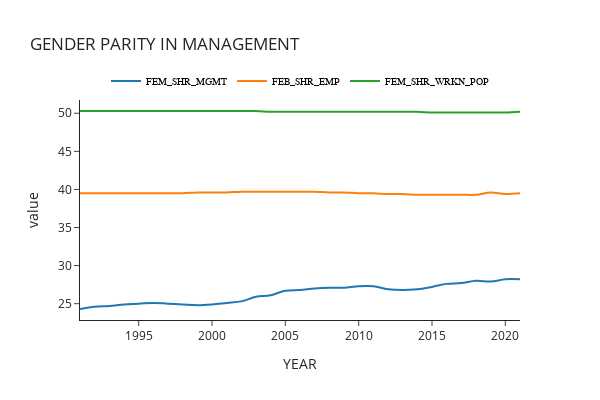
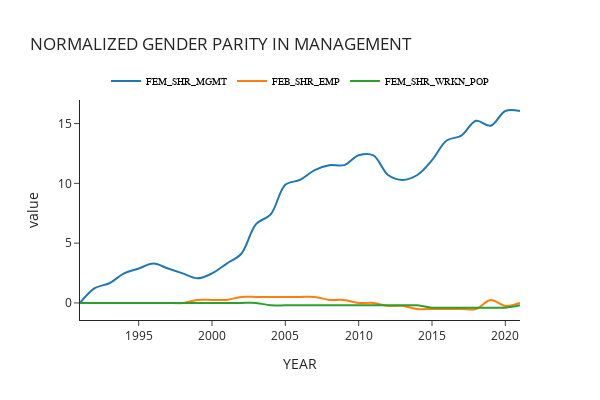
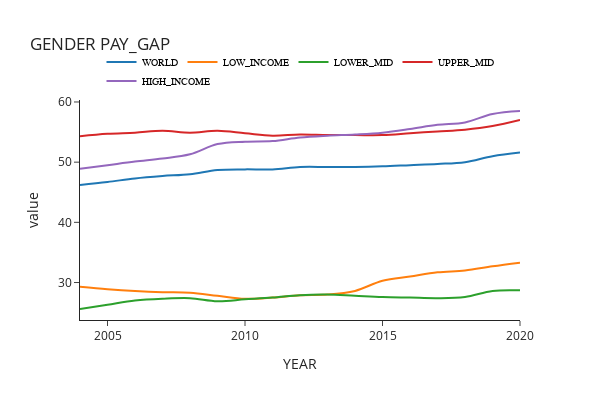
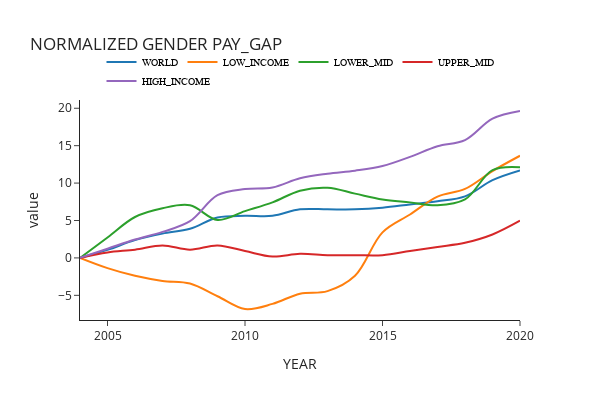

The notebook cell saved with these charts, in order:
### Code cell
get_px_line(
    df_gender_parity_mgmt, 
    title='GENDER PARITY IN MANAGEMENT', 
    norm=False
).show()

get_px_line(
    df_gender_parity_mgmt, 
    title='GENDER PARITY IN MANAGEMENT', 
    norm=True
).show()

get_px_line(
    df_gender_pay_gap, 
    title='GENDER PAY_GAP', 
    norm=False
).show()

get_px_line(
    df_gender_pay_gap, 
    title='GENDER PAY_GAP', 
    norm=True
).show()

get_px_line(
    df_labor_productivity, 
    title='LABOR PRODUCTIVITY', 
    norm=False
).show()

get_px_line(
    df_labor_productivity, 
    title='LABOR PRODUCTIVITY', 
    norm=True
).show()

get_px_line(
    df_unemployment, 
    title='UNEMPLOYMENT', 
    norm=False
).show()

get_px_line(
    df_unemployment, 
    title='UNEMPLOYMENT', 
    norm=True
).show()

### Figure 1 — Plotly figure (JSON) as saved in the notebook; plotly's stock layout.template omitted (floating-point values rounded to 4 significant figures)
{"data": [{"hovertemplate": "variable=FEM_SHR_MGMT<br>YEAR=%{x}<br>value=%{y}<extra></extra>", "legendgroup": "FEM_SHR_MGMT", "line": {"color": "#1F77B4", "dash": "solid", "shape": "spline"}, "marker": {"symbol": "circle"}, "mode": "lines", "name": "FEM_SHR_MGMT", "orientation": "v", "showlegend": true, "type": "scatter", "x": [1991, 1992, 1993, 1994, 1995, 1996, 1997, 1998, 1999, 2000, 2001, 2002, 2003, 2004, 2005, 2006, 2007, 2008, 2009, 2010, 2011, 2012, 2013, 2014, 2015, 2016, 2017, 2018, 2019, 2020, 2021], "xaxis": "x", "y": [24.3, 24.6, 24.7, 24.9, 25.0, 25.1, 25.0, 24.9, 24.8, 24.9, 25.1, 25.3, 25.9, 26.1, 26.7, 26.8, 27.0, 27.1, 27.1, 27.3, 27.3, 26.9, 26.8, 26.9, 27.2, 27.6, 27.7, 28.0, 27.9, 28.2, 28.2], "yaxis": "y"}, {"hovertemplate": "variable=FEB_SHR_EMP<br>YEAR=%{x}<br>value=%{y}<extra></extra>", "legendgroup": "FEB_SHR_EMP", "line": {"color": "#FF7F0E", "dash": "solid", "shape": "spline"}, "marker": {"symbol": "circle"}, "mode": "lines", "name": "FEB_SHR_EMP", "orientation": "v", "showlegend": true, "type": "scatter", "x": [1991, 1992, 1993, 1994, 1995, 1996, 1997, 1998, 1999, 2000, 2001, 2002, 2003, 2004, 2005, 2006, 2007, 2008, 2009, 2010, 2011, 2012, 2013, 2014, 2015, 2016, 2017, 2018, 2019, 2020, 2021], "xaxis": "x", "y": [39.5, 39.5, 39.5, 39.5, 39.5, 39.5, 39.5, 39.5, 39.6, 39.6, 39.6, 39.7, 39.7, 39.7, 39.7, 39.7, 39.7, 39.6, 39.6, 39.5, 39.5, 39.4, 39.4, 39.3, 39.3, 39.3, 39.3, 39.3, 39.6, 39.4, 39.5], "yaxis": "y"}, {"hovertemplate": "variable=FEM_SHR_WRKN_POP<br>YEAR=%{x}<br>value=%{y}<extra></extra>", "legendgroup": "FEM_SHR_WRKN_POP", "line": {"color": "#2CA02C", "dash": "solid", "shape": "spline"}, "marker": {"symbol": "circle"}, "mode": "lines", "name": "FEM_SHR_WRKN_POP", "orientation": "v", "showlegend": true, "type": "scatter", "x": [1991, 1992, 1993, 1994, 1995, 1996, 1997, 1998, 1999, 2000, 2001, 2002, 2003, 2004, 2005, 2006, 2007, 2008, 2009, 2010, 2011, 2012, 2013, 2014, 2015, 2016, 2017, 2018, 2019, 2020, 2021], "xaxis": "x", "y": [50.3, 50.3, 50.3, 50.3, 50.3, 50.3, 50.3, 50.3, 50.3, 50.3, 50.3, 50.3, 50.3, 50.2, 50.2, 50.2, 50.2, 50.2, 50.2, 50.2, 50.2, 50.2, 50.2, 50.2, 50.1, 50.1, 50.1, 50.1, 50.1, 50.1, 50.2], "yaxis": "y"}], "layout": {"height": 400, "hoverlabel": {"bgcolor": "white", "font": {"family": "arial", "size": 10}}, "legend": {"font": {"color": "black", "family": "Arial", "size": 10}, "orientation": "h", "title": {"font": {"color": "black", "family": "Arial", "size": 10}, "text": ""}, "tracegroupgap": 0, "x": 0.5, "xanchor": "center", "y": 1.02, "yanchor": "bottom"}, "title": {"text": "GENDER PARITY IN MANAGEMENT"}, "width": 600, "xaxis": {"anchor": "y", "domain": [0, 1], "title": {"text": "YEAR"}}, "yaxis": {"anchor": "x", "domain": [0, 1], "title": {"text": "value"}}}}

### Figure 2 — Plotly figure (JSON) as saved in the notebook; plotly's stock layout.template omitted (floating-point values rounded to 4 significant figures)
{"data": [{"hovertemplate": "variable=FEM_SHR_MGMT<br>YEAR=%{x}<br>value=%{y}<extra></extra>", "legendgroup": "FEM_SHR_MGMT", "line": {"color": "#1F77B4", "dash": "solid", "shape": "spline"}, "marker": {"symbol": "circle"}, "mode": "lines", "name": "FEM_SHR_MGMT", "orientation": "v", "showlegend": true, "type": "scatter", "x": [1991, 1992, 1993, 1994, 1995, 1996, 1997, 1998, 1999, 2000, 2001, 2002, 2003, 2004, 2005, 2006, 2007, 2008, 2009, 2010, 2011, 2012, 2013, 2014, 2015, 2016, 2017, 2018, 2019, 2020, 2021], "xaxis": "x", "y": [0.0, 1.235, 1.646, 2.469, 2.881, 3.292, 2.881, 2.469, 2.058, 2.469, 3.292, 4.115, 6.584, 7.407, 9.877, 10.29, 11.11, 11.52, 11.52, 12.35, 12.35, 10.7, 10.29, 10.7, 11.93, 13.58, 13.99, 15.23, 14.81, 16.05, 16.05], "yaxis": "y"}, {"hovertemplate": "variable=FEB_SHR_EMP<br>YEAR=%{x}<br>value=%{y}<extra></extra>", "legendgroup": "FEB_SHR_EMP", "line": {"color": "#FF7F0E", "dash": "solid", "shape": "spline"}, "marker": {"symbol": "circle"}, "mode": "lines", "name": "FEB_SHR_EMP", "orientation": "v", "showlegend": true, "type": "scatter", "x": [1991, 1992, 1993, 1994, 1995, 1996, 1997, 1998, 1999, 2000, 2001, 2002, 2003, 2004, 2005, 2006, 2007, 2008, 2009, 2010, 2011, 2012, 2013, 2014, 2015, 2016, 2017, 2018, 2019, 2020, 2021], "xaxis": "x", "y": [0.0, 0.0, 0.0, 0.0, 0.0, 0.0, 0.0, 0.0, 0.2532, 0.2532, 0.2532, 0.5063, 0.5063, 0.5063, 0.5063, 0.5063, 0.5063, 0.2532, 0.2532, 0.0, 0.0, -0.2532, -0.2532, -0.5063, -0.5063, -0.5063, -0.5063, -0.5063, 0.2532, -0.2532, 0.0], "yaxis": "y"}, {"hovertemplate": "variable=FEM_SHR_WRKN_POP<br>YEAR=%{x}<br>value=%{y}<extra></extra>", "legendgroup": "FEM_SHR_WRKN_POP", "line": {"color": "#2CA02C", "dash": "solid", "shape": "spline"}, "marker": {"symbol": "circle"}, "mode": "lines", "name": "FEM_SHR_WRKN_POP", "orientation": "v", "showlegend": true, "type": "scatter", "x": [1991, 1992, 1993, 1994, 1995, 1996, 1997, 1998, 1999, 2000, 2001, 2002, 2003, 2004, 2005, 2006, 2007, 2008, 2009, 2010, 2011, 2012, 2013, 2014, 2015, 2016, 2017, 2018, 2019, 2020, 2021], "xaxis": "x", "y": [0.0, 0.0, 0.0, 0.0, 0.0, 0.0, 0.0, 0.0, 0.0, 0.0, 0.0, 0.0, 0.0, -0.1988, -0.1988, -0.1988, -0.1988, -0.1988, -0.1988, -0.1988, -0.1988, -0.1988, -0.1988, -0.1988, -0.3976, -0.3976, -0.3976, -0.3976, -0.3976, -0.3976, -0.1988], "yaxis": "y"}], "layout": {"height": 400, "hoverlabel": {"bgcolor": "white", "font": {"family": "arial", "size": 10}}, "legend": {"font": {"color": "black", "family": "Arial", "size": 10}, "orientation": "h", "title": {"font": {"color": "black", "family": "Arial", "size": 10}, "text": ""}, "tracegroupgap": 0, "x": 0.5, "xanchor": "center", "y": 1.02, "yanchor": "bottom"}, "title": {"text": "NORMALIZED GENDER PARITY IN MANAGEMENT"}, "width": 600, "xaxis": {"anchor": "y", "domain": [0, 1], "title": {"text": "YEAR"}}, "yaxis": {"anchor": "x", "domain": [0, 1], "title": {"text": "value"}}}}

### Figure 3 — Plotly figure (JSON) as saved in the notebook; plotly's stock layout.template omitted (floating-point values rounded to 4 significant figures)
{"data": [{"hovertemplate": "variable=WORLD<br>YEAR=%{x}<br>value=%{y}<extra></extra>", "legendgroup": "WORLD", "line": {"color": "#1F77B4", "dash": "solid", "shape": "spline"}, "marker": {"symbol": "circle"}, "mode": "lines", "name": "WORLD", "orientation": "v", "showlegend": true, "type": "scatter", "x": [2004, 2005, 2006, 2007, 2008, 2009, 2010, 2011, 2012, 2013, 2014, 2015, 2016, 2017, 2018, 2019, 2020], "xaxis": "x", "y": [46.2, 46.7, 47.3, 47.7, 48.0, 48.7, 48.8, 48.8, 49.2, 49.2, 49.2, 49.3, 49.5, 49.7, 50.0, 51.0, 51.6], "yaxis": "y"}, {"hovertemplate": "variable=LOW_INCOME<br>YEAR=%{x}<br>value=%{y}<extra></extra>", "legendgroup": "LOW_INCOME", "line": {"color": "#FF7F0E", "dash": "solid", "shape": "spline"}, "marker": {"symbol": "circle"}, "mode": "lines", "name": "LOW_INCOME", "orientation": "v", "showlegend": true, "type": "scatter", "x": [2004, 2005, 2006, 2007, 2008, 2009, 2010, 2011, 2012, 2013, 2014, 2015, 2016, 2017, 2018, 2019, 2020], "xaxis": "x", "y": [29.3, 28.9, 28.6, 28.4, 28.3, 27.8, 27.3, 27.5, 27.9, 28.0, 28.6, 30.3, 31.0, 31.7, 32.0, 32.7, 33.3], "yaxis": "y"}, {"hovertemplate": "variable=LOWER_MID<br>YEAR=%{x}<br>value=%{y}<extra></extra>", "legendgroup": "LOWER_MID", "line": {"color": "#2CA02C", "dash": "solid", "shape": "spline"}, "marker": {"symbol": "circle"}, "mode": "lines", "name": "LOWER_MID", "orientation": "v", "showlegend": true, "type": "scatter", "x": [2004, 2005, 2006, 2007, 2008, 2009, 2010, 2011, 2012, 2013, 2014, 2015, 2016, 2017, 2018, 2019, 2020], "xaxis": "x", "y": [25.6, 26.3, 27.0, 27.3, 27.4, 26.9, 27.2, 27.5, 27.9, 28.0, 27.8, 27.6, 27.5, 27.4, 27.6, 28.6, 28.7], "yaxis": "y"}, {"hovertemplate": "variable=UPPER_MID<br>YEAR=%{x}<br>value=%{y}<extra></extra>", "legendgroup": "UPPER_MID", "line": {"color": "#D62728", "dash": "solid", "shape": "spline"}, "marker": {"symbol": "circle"}, "mode": "lines", "name": "UPPER_MID", "orientation": "v", "showlegend": true, "type": "scatter", "x": [2004, 2005, 2006, 2007, 2008, 2009, 2010, 2011, 2012, 2013, 2014, 2015, 2016, 2017, 2018, 2019, 2020], "xaxis": "x", "y": [54.3, 54.7, 54.9, 55.2, 54.9, 55.2, 54.8, 54.4, 54.6, 54.5, 54.5, 54.5, 54.8, 55.1, 55.4, 56.0, 57.0], "yaxis": "y"}, {"hovertemplate": "variable=HIGH_INCOME<br>YEAR=%{x}<br>value=%{y}<extra></extra>", "legendgroup": "HIGH_INCOME", "line": {"color": "#9467BD", "dash": "solid", "shape": "spline"}, "marker": {"symbol": "circle"}, "mode": "lines", "name": "HIGH_INCOME", "orientation": "v", "showlegend": true, "type": "scatter", "x": [2004, 2005, 2006, 2007, 2008, 2009, 2010, 2011, 2012, 2013, 2014, 2015, 2016, 2017, 2018, 2019, 2020], "xaxis": "x", "y": [48.9, 49.5, 50.1, 50.6, 51.3, 53.0, 53.4, 53.5, 54.1, 54.4, 54.6, 54.9, 55.5, 56.2, 56.6, 58.0, 58.5], "yaxis": "y"}], "layout": {"height": 400, "hoverlabel": {"bgcolor": "white", "font": {"family": "arial", "size": 10}}, "legend": {"font": {"color": "black", "family": "Arial", "size": 10}, "orientation": "h", "title": {"font": {"color": "black", "family": "Arial", "size": 10}, "text": ""}, "tracegroupgap": 0, "x": 0.5, "xanchor": "center", "y": 1.02, "yanchor": "bottom"}, "title": {"text": "GENDER PAY_GAP"}, "width": 600, "xaxis": {"anchor": "y", "domain": [0, 1], "title": {"text": "YEAR"}}, "yaxis": {"anchor": "x", "domain": [0, 1], "title": {"text": "value"}}}}

### Figure 4 — Plotly figure (JSON) as saved in the notebook; plotly's stock layout.template omitted (floating-point values rounded to 4 significant figures)
{"data": [{"hovertemplate": "variable=WORLD<br>YEAR=%{x}<br>value=%{y}<extra></extra>", "legendgroup": "WORLD", "line": {"color": "#1F77B4", "dash": "solid", "shape": "spline"}, "marker": {"symbol": "circle"}, "mode": "lines", "name": "WORLD", "orientation": "v", "showlegend": true, "type": "scatter", "x": [2004, 2005, 2006, 2007, 2008, 2009, 2010, 2011, 2012, 2013, 2014, 2015, 2016, 2017, 2018, 2019, 2020], "xaxis": "x", "y": [0.0, 1.082, 2.381, 3.247, 3.896, 5.411, 5.628, 5.628, 6.494, 6.494, 6.494, 6.71, 7.143, 7.576, 8.225, 10.39, 11.69], "yaxis": "y"}, {"hovertemplate": "variable=LOW_INCOME<br>YEAR=%{x}<br>value=%{y}<extra></extra>", "legendgroup": "LOW_INCOME", "line": {"color": "#FF7F0E", "dash": "solid", "shape": "spline"}, "marker": {"symbol": "circle"}, "mode": "lines", "name": "LOW_INCOME", "orientation": "v", "showlegend": true, "type": "scatter", "x": [2004, 2005, 2006, 2007, 2008, 2009, 2010, 2011, 2012, 2013, 2014, 2015, 2016, 2017, 2018, 2019, 2020], "xaxis": "x", "y": [0.0, -1.365, -2.389, -3.072, -3.413, -5.119, -6.826, -6.143, -4.778, -4.437, -2.389, 3.413, 5.802, 8.191, 9.215, 11.6, 13.65], "yaxis": "y"}, {"hovertemplate": "variable=LOWER_MID<br>YEAR=%{x}<br>value=%{y}<extra></extra>", "legendgroup": "LOWER_MID", "line": {"color": "#2CA02C", "dash": "solid", "shape": "spline"}, "marker": {"symbol": "circle"}, "mode": "lines", "name": "LOWER_MID", "orientation": "v", "showlegend": true, "type": "scatter", "x": [2004, 2005, 2006, 2007, 2008, 2009, 2010, 2011, 2012, 2013, 2014, 2015, 2016, 2017, 2018, 2019, 2020], "xaxis": "x", "y": [0.0, 2.734, 5.469, 6.641, 7.031, 5.078, 6.25, 7.422, 8.984, 9.375, 8.594, 7.812, 7.422, 7.031, 7.812, 11.72, 12.11], "yaxis": "y"}, {"hovertemplate": "variable=UPPER_MID<br>YEAR=%{x}<br>value=%{y}<extra></extra>", "legendgroup": "UPPER_MID", "line": {"color": "#D62728", "dash": "solid", "shape": "spline"}, "marker": {"symbol": "circle"}, "mode": "lines", "name": "UPPER_MID", "orientation": "v", "showlegend": true, "type": "scatter", "x": [2004, 2005, 2006, 2007, 2008, 2009, 2010, 2011, 2012, 2013, 2014, 2015, 2016, 2017, 2018, 2019, 2020], "xaxis": "x", "y": [1.421e-14, 0.7366, 1.105, 1.657, 1.105, 1.657, 0.9208, 0.1842, 0.5525, 0.3683, 0.3683, 0.3683, 0.9208, 1.473, 2.026, 3.131, 4.972], "yaxis": "y"}, {"hovertemplate": "variable=HIGH_INCOME<br>YEAR=%{x}<br>value=%{y}<extra></extra>", "legendgroup": "HIGH_INCOME", "line": {"color": "#9467BD", "dash": "solid", "shape": "spline"}, "marker": {"symbol": "circle"}, "mode": "lines", "name": "HIGH_INCOME", "orientation": "v", "showlegend": true, "type": "scatter", "x": [2004, 2005, 2006, 2007, 2008, 2009, 2010, 2011, 2012, 2013, 2014, 2015, 2016, 2017, 2018, 2019, 2020], "xaxis": "x", "y": [0.0, 1.227, 2.454, 3.476, 4.908, 8.384, 9.202, 9.407, 10.63, 11.25, 11.66, 12.27, 13.5, 14.93, 15.75, 18.61, 19.63], "yaxis": "y"}], "layout": {"height": 400, "hoverlabel": {"bgcolor": "white", "font": {"family": "arial", "size": 10}}, "legend": {"font": {"color": "black", "family": "Arial", "size": 10}, "orientation": "h", "title": {"font": {"color": "black", "family": "Arial", "size": 10}, "text": ""}, "tracegroupgap": 0, "x": 0.5, "xanchor": "center", "y": 1.02, "yanchor": "bottom"}, "title": {"text": "NORMALIZED GENDER PAY_GAP"}, "width": 600, "xaxis": {"anchor": "y", "domain": [0, 1], "title": {"text": "YEAR"}}, "yaxis": {"anchor": "x", "domain": [0, 1], "title": {"text": "value"}}}}
